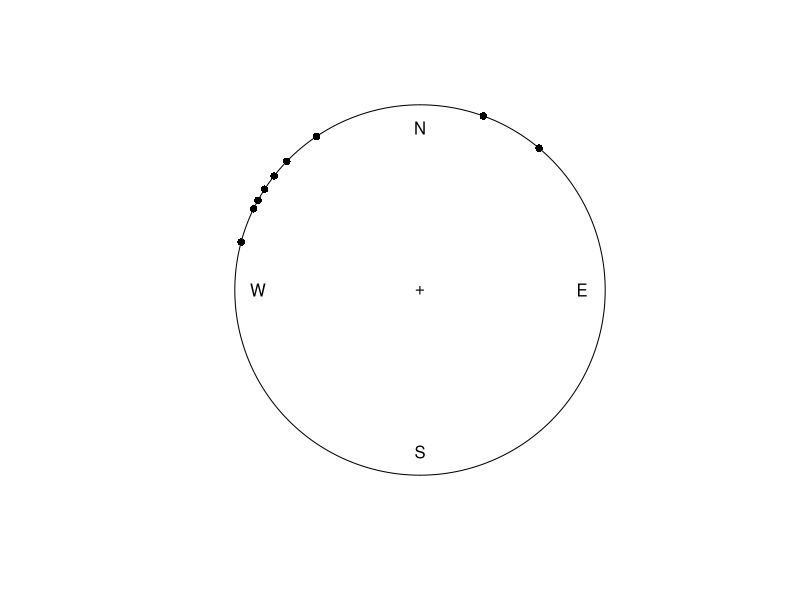

R code for this plot:
library(circular)


### Name: turtles
### Title: Arrival directions of displaced sea turtles
### Aliases: turtles
### Keywords: datasets

### ** Examples

data(turtles)
turtles[,2] <- circular(turtles[,2], units='degrees', template='geographics')
plot(turtles[,2])
